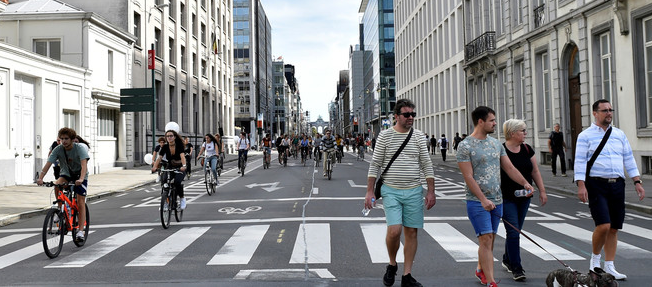
%> input picture TS225/img/street.png, 652 x 287 px
$ octave Anonymisation_.m   (GNU Octave 9; MATLAB toolbox functions it lacks are replaced by stand-ins)
%> lines starting %> are read from the running program, lines starting %| are printed output that depends on the picture
clear;
close;
clc;

%% Paramètres
img = imread('street.png');
%> img is the input picture: size 287x652x3 uint8; mean R, G, B 135.3, 136, 137.8
r=img(:,:,1);
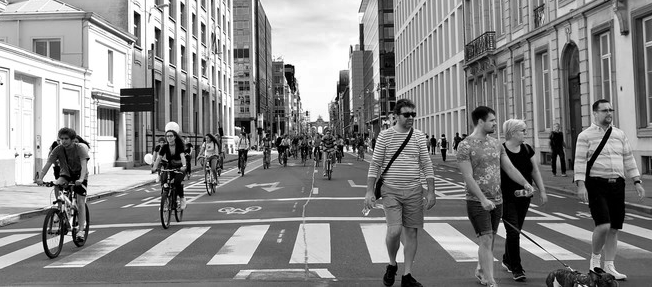
%> r: size 287x652 uint8; min 0, max 255, mean 135.3
g=img(:,:,2);
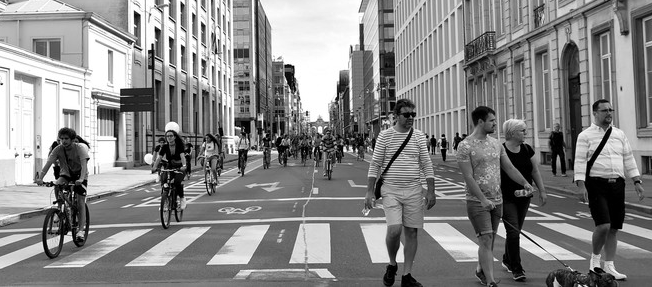
%> g: size 287x652 uint8; min 0, max 255, mean 136
b=img(:,:,3);
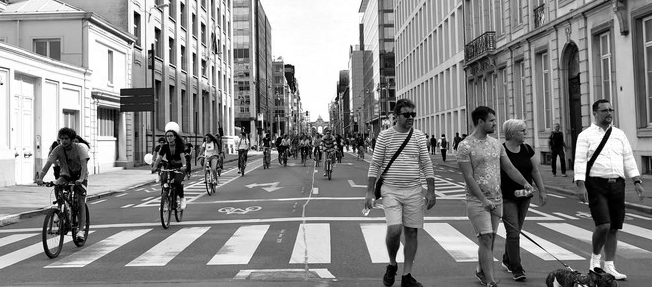
%> b: size 287x652 uint8; min 0, max 255, mean 137.8
[h,w,z] = size(img);
%> h = 287; w = 652; z = 3
figure, imshow(img);
H = 1/9.*ones(3,3);
R = 20;
inputs = 6;

%% Meshgrid
[X,Y] = meshgrid(1:w, 1:h);
%> (the run ends here)

$ run again, with TS225/img/bricks.png copied over TS225/img/street.png
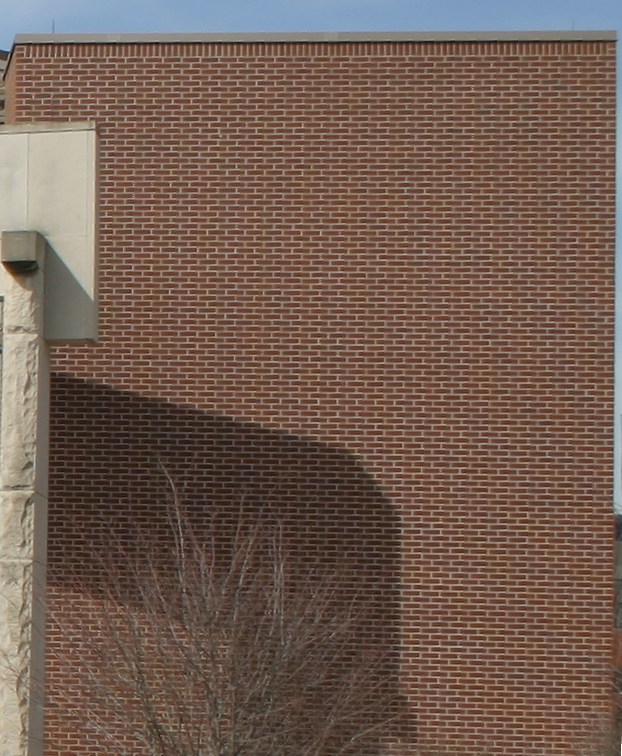
%> input picture TS225/img/bricks.png, 622 x 756 px
%> img is the input picture: size 756x622x3 uint8; mean R, G, B 114.3, 93.1, 81.4
%> `r=img(:,:,1);`:
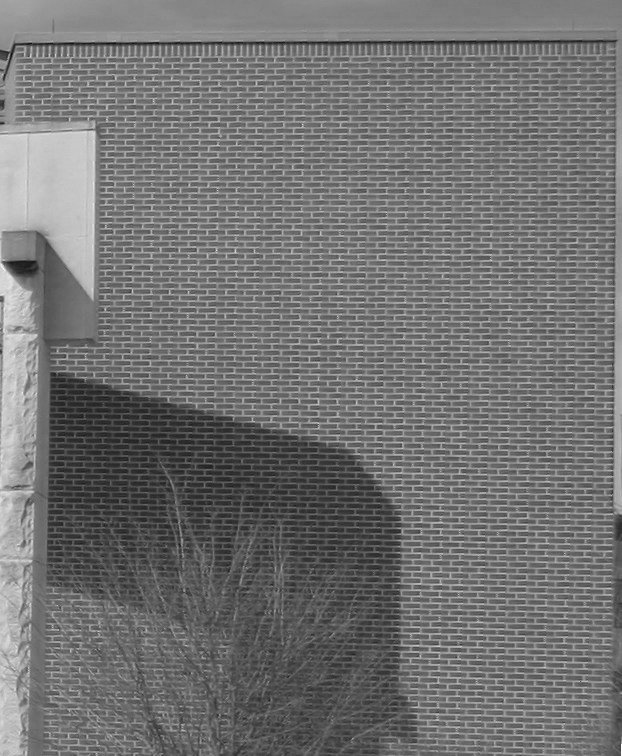
%> r: size 756x622 uint8; min 12, max 255, mean 114.3
%> `b=img(:,:,3);`:
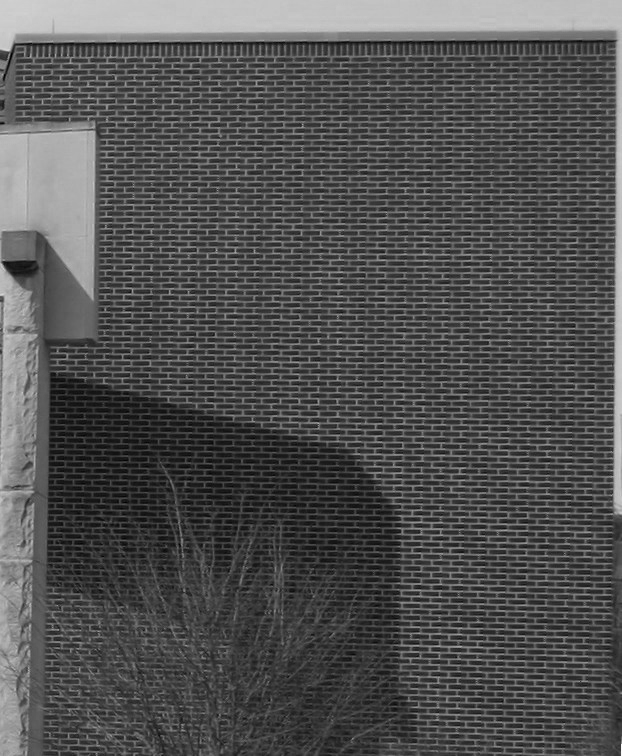
%> b: size 756x622 uint8; min 0, max 250, mean 81.4
